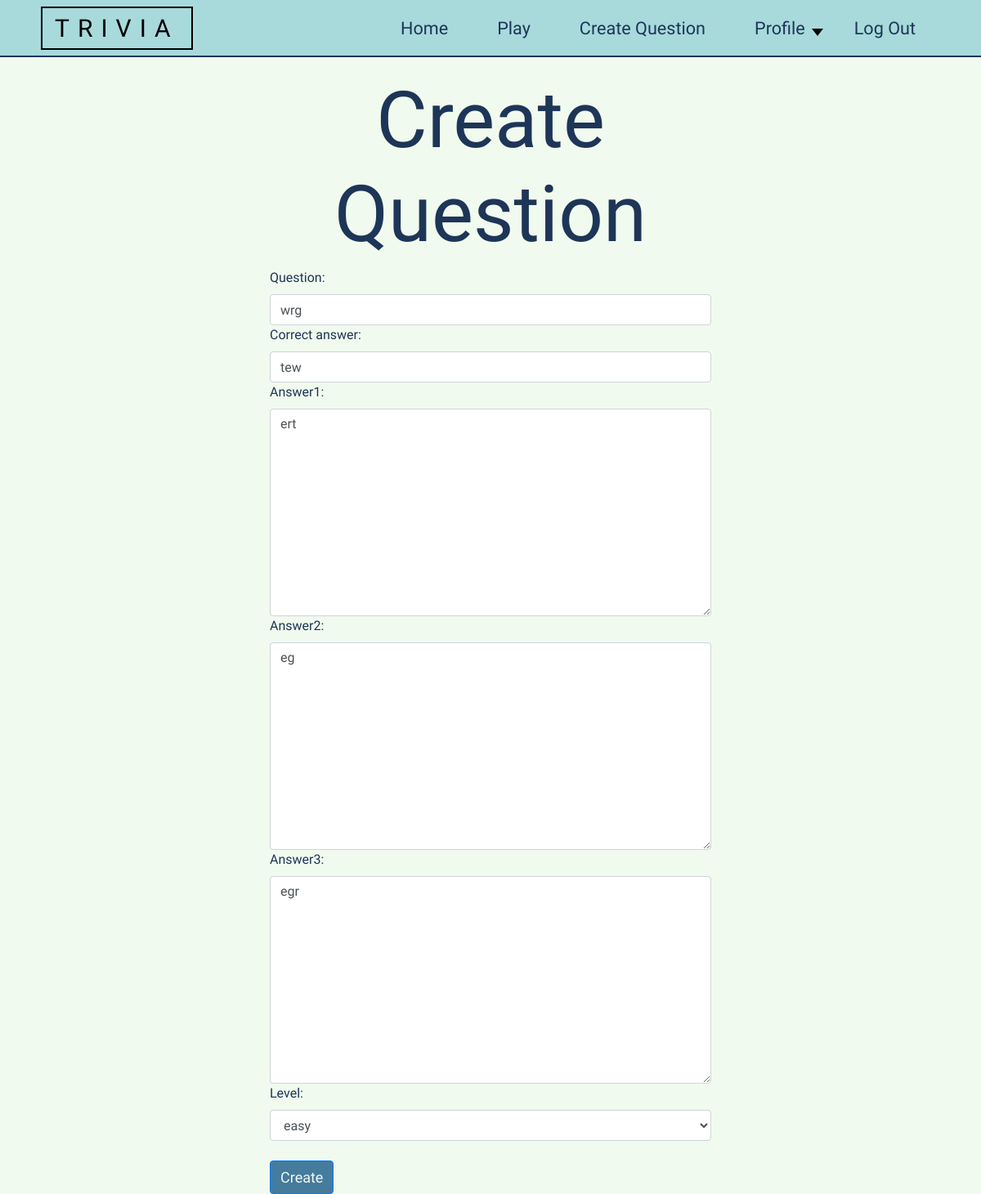
Page /questions/edit/29/ (signed in) on the committed database.
### questions/models.py (models this page shows, shortened)
class Questions(models.Model):
    author = models.ForeignKey(ProfileUser, on_delete=models.CASCADE)
    question = models.CharField(max_length=350)
    correct_answer = models.CharField(max_length=150)
    answer1 = models.CharField(max_length=150)
    answer2 = models.CharField(max_length=150)
    answer3 = models.CharField(max_length=150)
    level = models.ForeignKey(Level, on_delete=models.CASCADE, blank=False)
    checked = models.PositiveIntegerField(validators=[MinValueValidator(0), MaxValueValidator(1)], default=0)

### questions/views.py (the view, shortened to what this page needs)
# urls.py: re_path('^edit/(?P<pk>\d+)/$', views.QuestionEdit.as_view(), name='question-edit'),
class QuestionEdit(LoginRequiredMixin, generic.UpdateView):
    model = Questions
    form_class = CreateQuestionForm
    template_name = 'question_create.html'
    success_url = '/game/'
    def get(self, request, pk):
        if not has_access_to_modify(self.request.user, self.get_object()):
            return render(request, 'permission_denied.html')
        instance = Questions.objects.get(pk=pk)
        form = CreateQuestionForm(request.POST or None, instance=instance)
        if if_user_is_superuser(self.request.user):
            instance = Questions.objects.get(pk=pk)
            form = AdminQuestionForm(request.POST or None, instance=instance)
        return render(request, 'question_create.html', {'form': form})

### questions/models.py (called while the page is built)
    def __str__(self):
        return f"{self.name}"

### questions/views.py (called while the page is built)
def has_access_to_modify(current_user, questions):
    if current_user.is_superuser:
        return True
    elif current_user.id == questions.author.id:
        return True
    return False

def if_user_is_superuser(current_user):
    if current_user.is_superuser:
        return True
    return False

### questions/templates/question_create.html (shortened to what this page needs)
{% extends 'index.html' %}
{% block 'body' %}
<h1 style="font-size: 8vw; width: 50%; margin-left: 25%; text-align: center;">Create Question</h1>
<div class="row">
    <div class="col-lg-3"></div>
    <div class="col-lg-6">
         <form method="post">
            {{form}}
             <br>
            <button class="btn btn-primary submit-btn" type="submit">Create</button>
         </form>
    </div>
</div>
{% endblock %}

### common/static/common.css (style rules this page uses)
* { -webkit-box-sizing: border-box; -moz-box-sizing: border-box; box-sizing: border-box; margin:0; padding: 0; }
body { background-color: #556676; margin: 0; padding: 0; }

### accounts/static/accounts.css (style rules this page uses)
* { font-family: 'Stylish', sans-serif; color: #1D3557; }
body { background-color: #F1FAEE; }
.submit-btn { font-size: 1.5vw; background-color: #F1FAEE; }

### questions/static/questions.css (style rules this page uses)
.submit-btn { font-size: 1.5vw; background-color: #457B9D; color: #F1FAEE; }
.ans-inp { border: solid 0.1vw #1D3557 color: #457B9D; }

### rows in the picture
Questions: question "wrg", correct_answer "tew", answer1 "ert", answer2 "eg", answer3 "egr", level "easy"
